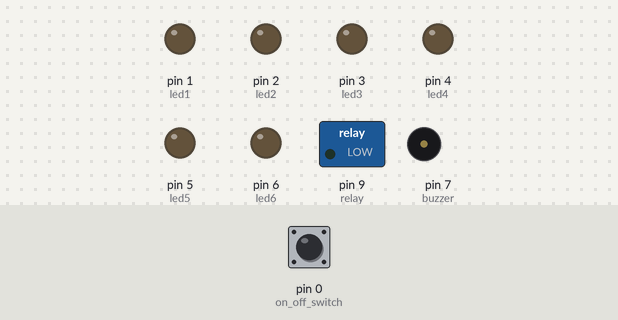
Bench run of a sketch on a simulated Arduino Uno, built with avr-gcc and run on an emulated ATmega328P. Parts: switched loads named in the sketch (green lamp = pin HIGH), output pins drawn as LEDs (lit = HIGH), buzzer (waves = sounding, pin HIGH). Dashed ring = blinking. The test bench sets the inputs (shaded band); at power-on: pin 0 (on_off_switch) LOW.

Above: at 3.9 s.
4.0 s: pin 0 (on_off_switch) pulled HIGH for 1.35 s
At 5.0 s:
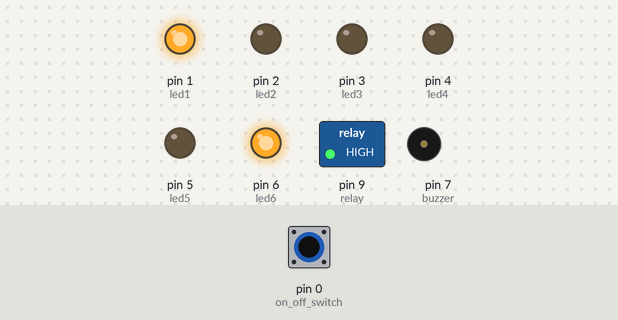
7.7 s: pin 0 (on_off_switch) pulled HIGH for 3.2 s
At 10.2 s:
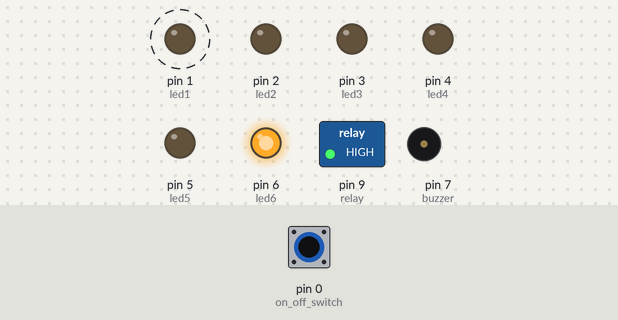
Timing chart, 0 to 13.0 s (numbered marks = the images above; inputs shaded):
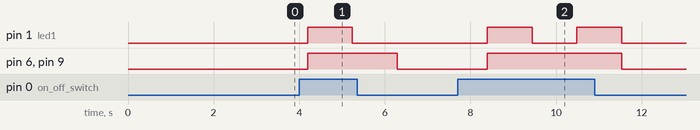

The sketch:

timer_code.ino
```cpp
long int count=0;
int M=15;                                          // timer minutes
int on_off_switch=0;                               // assign pin number to main switch
int led1=1;                                        // assign pin number to led
int led2=2;
int led3=3;
int led4=4;
int led5=5;
int led6=6;
int buzzer=7;                                     // assign pin number to buzzer
int relay=9;                                      // assign pin number to uv relay
int reading;                                     // satus of on_off_switch

//long OnTime = 100;                               // milliseconds of on-time
//long OffTime = 100;                              // milliseconds of off-time


void setup() {
  TCCR1A = 0;                                   // intialisng timer registers
  TCCR1B = 0;
  bitSet(TCCR1B, CS12);                        // 256 prescaler
  bitSet(TIMSK1, TOIE1);                       // timer overflow interrupt enable

  pinMode(on_off_switch, INPUT);               // initialize digital pin switch as input.
  pinMode(led1, OUTPUT);                       // initialize digital pin LED as an output.
  pinMode(led2, OUTPUT);
  pinMode(led3, OUTPUT);
  pinMode(led4, OUTPUT);
  pinMode(led5, OUTPUT);
  pinMode(led6, OUTPUT);
  pinMode(buzzer,OUTPUT);                     // initialize digital pin buzzer as an output.
  pinMode(relay, OUTPUT);                     // initialize digital pin relay as an output.
}


ISR(TIMER1_OVF_vect) {
  reading = digitalRead(on_off_switch);

  count++;
  if(count==59)
  {
  M--;
  count=0;
  }

  if(reading ==HIGH)
  {
  digitalWrite(led6, HIGH);                  // turn the LED6 on
  digitalWrite(relay, HIGH);                // turn the relay for UV on

  if((M<=15)&&(M>12))
  digitalWrite(led1, !digitalRead(led1));

  if((M<=12)&&(M>9))
 {
  digitalWrite(led1, HIGH);                 // turn the LED1 is stable on
  digitalWrite(led2, !digitalRead(led2));
 }

  if((M<=9)&&(M>6))
 {
  digitalWrite(led1, HIGH);                 // turn the LED1 is stable on
  digitalWrite(led2, HIGH);                 // turn the LED2 is stable on
  digitalWrite(led3, !digitalRead(led3));
 }

  if((M<=6)&&(M>3))
 {
  digitalWrite(led1, HIGH);                 // turn the LED1 is stable on
  digitalWrite(led2, HIGH);                 // turn the LED2 is stable on
  digitalWrite(led3, HIGH);                 // turn the LED3 is stable on

  digitalWrite(led4, !digitalRead(led4));
 }

 if((M<=3)&&(M>0))
 {
  digitalWrite(led1, HIGH);                 // turn the LED1 is stable on
  digitalWrite(led2, HIGH);                 // turn the LED2 is stable on
  digitalWrite(led3, HIGH);                 // turn the LED3 is stable on
  digitalWrite(led4, HIGH);                 // turn the LED4 is stable on

  digitalWrite(led5, !digitalRead(led5));
 }

 if(M<=0)
 {
  digitalWrite(led1, HIGH);                 // turn the LED1 is stable on
  digitalWrite(led2, HIGH);                 // turn the LED2 is stable on
  digitalWrite(led3, HIGH);                 // turn the LED3 is stable on
  digitalWrite(led4, HIGH);                 // turn the LED4 is stable on
  digitalWrite(led5, HIGH);                 // turn the LED5 is stable on

  digitalWrite(buzzer, HIGH);               // turn the buzzer on
  digitalWrite(relay, LOW);                // turn the relay off

 }
}
else
  {
  digitalWrite(led1, LOW);                 // turn the LED1 OFF
  digitalWrite(led2, LOW);                 // turn the LED2 OFF
  digitalWrite(led3, LOW);                 // turn the LED3 OFF
  digitalWrite(led4, LOW);                 // turn the LED4 OFF
  digitalWrite(led5, LOW);                 // turn the LED5 OFF
  digitalWrite(led6, LOW);                 // turn the LED6 OFF
  digitalWrite(buzzer, LOW);               // turn the buzzer OFF
  digitalWrite(relay, LOW);                // turn the relay off
  M=15;
  count=0;
  }

}


void loop() {


  // any other useful works like monitoring temp when UV is ON could be written here

  }
```

Measured:
- after the input at 4.0 s, pin 1 (led1): LOW → HIGH after 0.19 s, → LOW 1.0 s later; pin 6 (led6), pin 9 (relay): LOW → HIGH after 0.19 s, → LOW 2.1 s later
- after the input at 7.7 s, pin 1 (led1): alternates HIGH for 1.0 s and LOW for 1.0 s, 4 changes in all, then stays LOW, starting after 0.69 s; pin 6 (led6), pin 9 (relay): LOW → HIGH after 0.69 s, → LOW 3.1 s later
